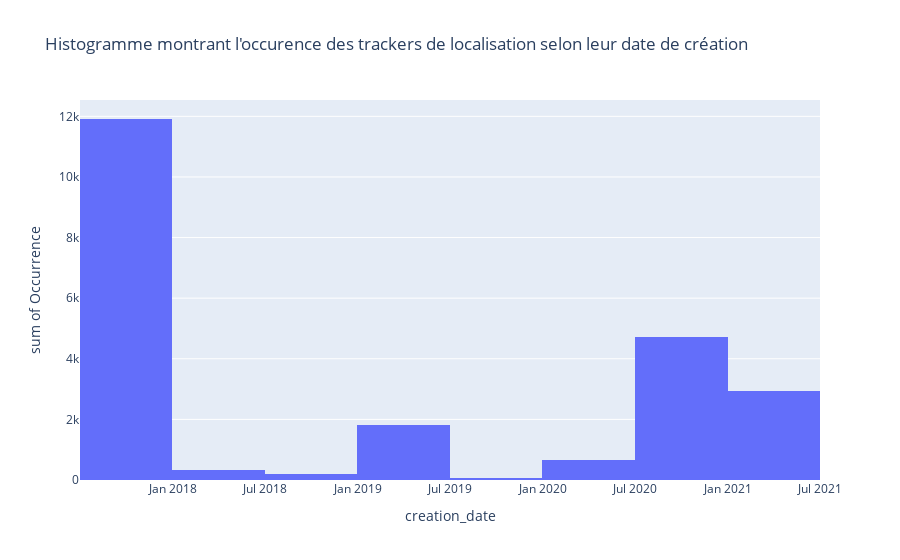

The cell this chart's notebook holds for it:
### Code cell
trackers[["creation_date"]] = trackers[["creation_date"]].apply(pd.to_datetime)
fig = px.histogram(trackers, 
             x="creation_date", 
             y="Occurrence",
             #color="creation_date",
             #nbins="10",
             title="Histogramme montrant l'occurence des trackers de localisation selon leur date de création")
#fig.update_xaxes(type='category')
fig.show()

### Figure 1 — Plotly figure (JSON) as saved in the notebook; plotly's stock layout.template omitted (floating-point values rounded to 4 significant figures)
{"data": [{"alignmentgroup": "True", "bingroup": "x", "histfunc": "sum", "hovertemplate": "creation_date=%{x}<br>sum of Occurrence=%{y}<extra></extra>", "legendgroup": "", "marker": {"color": "#636efa", "pattern": {"shape": ""}}, "name": "", "offsetgroup": "", "orientation": "v", "showlegend": false, "type": "histogram", "x": ["2017-09-24T00:00:00", "2017-09-24T00:00:00", "2020-11-25T00:00:00", "2019-03-10T00:00:00", "2020-09-19T00:00:00", "2021-02-28T00:00:00", "2017-12-03T00:00:00", "2017-11-16T00:00:00", "2021-01-24T00:00:00", "2021-01-24T00:00:00", "2019-04-15T00:00:00", "2021-05-07T00:00:00", "2017-09-28T00:00:00", "2021-05-07T00:00:00", "2018-03-04T00:00:00", "2018-08-16T00:00:00", "2020-02-25T00:00:00", "2019-03-19T00:00:00", "2018-01-05T00:00:00", "2020-12-13T00:00:00", "2021-05-07T00:00:00", "2019-06-20T00:00:00", "2021-02-14T00:00:00", "2021-01-24T00:00:00", "2019-06-20T00:00:00", "2020-02-25T00:00:00", "2020-02-25T00:00:00", "2020-02-25T00:00:00", "2020-09-19T00:00:00", "2019-11-09T00:00:00", "2021-05-07T00:00:00", "2019-06-20T00:00:00", "2020-06-08T00:00:00", "2020-07-13T00:00:00", "2020-02-25T00:00:00", "2020-06-08T00:00:00", "2020-02-25T00:00:00", "2021-03-12T00:00:00", "2021-05-07T00:00:00", "2020-02-25T00:00:00", "2021-05-07T00:00:00", "2021-05-07T00:00:00", "2019-06-20T00:00:00", "2020-09-19T00:00:00", "2020-06-08T00:00:00", "2021-03-12T00:00:00", "2021-03-12T00:00:00", "2020-02-25T00:00:00", "2021-03-12T00:00:00", "2021-03-12T00:00:00", "2020-09-19T00:00:00", "2021-03-12T00:00:00", "2020-12-13T00:00:00", "2021-01-24T00:00:00", "2021-02-28T00:00:00", "2021-03-12T00:00:00"], "xaxis": "x", "y": [6412, 3835, 3567, 1025, 878, 694, 670, 626, 573, 416, 398, 394, 369, 308, 206, 190, 144, 111, 110, 100, 99, 94, 82, 78, 77, 77, 76, 74, 71, 67, 66, 62, 55, 53, 53, 52, 49, 47, 43, 42, 40, 37, 35, 30, 17, 12, 10, 10, 8, 6, 6, 5, 3, 3, 1, 1], "yaxis": "y"}], "layout": {"barmode": "relative", "legend": {"tracegroupgap": 0}, "title": {"text": "Histogramme montrant l'occurence des trackers de localisation selon leur date de création"}, "xaxis": {"anchor": "y", "domain": [0, 1], "title": {"text": "creation_date"}}, "yaxis": {"anchor": "x", "domain": [0, 1], "title": {"text": "sum of Occurrence"}}}}
